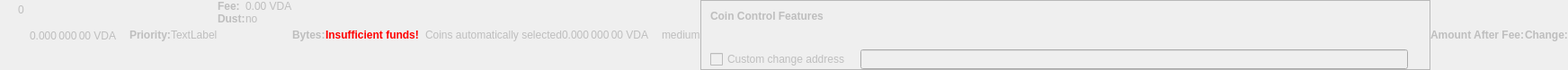
    <widget class="QWidget" name="dummyHideWidget" native="true">
     <property name="enabled">
      <bool>false</bool>
     </property>
     <property name="maximumSize">
      <size>
       <width>100</width>
       <height>22</height>
      </size>
     </property>
     <layout class="QHBoxLayout" name="dummyHideLayout">
      <property name="spacing">
       <number>0</number>
      </property>
      <property name="margin">
       <number>0</number>
      </property>
      <item>
       <layout class="QFormLayout" name="formLayoutCoinControl1">
        <property name="horizontalSpacing">
         <number>10</number>
        </property>
        <property name="verticalSpacing">
         <number>14</number>
        </property>
        <property name="leftMargin">
         <number>10</number>
        </property>
        <property name="topMargin">
         <number>4</number>
        </property>
        <property name="rightMargin">
         <number>6</number>
        </property>
        <item row="0" column="1">
         <widget class="QLabel" name="labelCoinControlBytes">
          <property name="cursor">
           <cursorShape>IBeamCursor</cursorShape>
          </property>
          <property name="contextMenuPolicy">
           <enum>Qt::ActionsContextMenu</enum>
          </property>
          <property name="text">
           <string notr="true">0</string>
          </property>
          <property name="textInteractionFlags">
           <set>Qt::LinksAccessibleByMouse|Qt::TextSelectableByKeyboard|Qt::TextSelectableByMouse</set>
          </property>
         </widget>
        </item>
       </layout>
      </item>
      <item>
       <widget class="QLabel" name="labelCoinControlAfterFee">
        <property name="enabled">
         <bool>false</bool>
        </property>
        <property name="sizePolicy">
         <sizepolicy hsizetype="Fixed" vsizetype="Fixed">
          <horstretch>0</horstretch>
          <verstretch>0</verstretch>
         </sizepolicy>
        </property>
        <property name="minimumSize">
         <size>
          <width>111</width>
          <height>12</height>
         </size>
        </property>
        <property name="maximumSize">
         <size>
          <width>111</width>
          <height>12</height>
         </size>
        </property>
        <property name="cursor">
         <cursorShape>IBeamCursor</cursorShape>
        </property>
        <property name="contextMenuPolicy">
         <enum>Qt::ActionsContextMenu</enum>
        </property>
        <property name="text">
         <string notr="true">0.000 000 00 VDA</string>
        </property>
        <property name="textInteractionFlags">
         <set>Qt::LinksAccessibleByMouse|Qt::TextSelectableByKeyboard|Qt::TextSelectableByMouse</set>
        </property>
       </widget>
      </item>
      <item>
       <widget class="QLabel" name="labelCoinControlPriorityText">
        <property name="enabled">
         <bool>false</bool>
        </property>
        <property name="font">
         <font>
          <weight>75</weight>
          <bold>true</bold>
         </font>
        </property>
        <property name="text">
         <string>Priority:</string>
        </property>
       </widget>
      </item>
      <item>
       <layout class="QHBoxLayout" name="horizontalLayout">
        <item>
         <widget class="QLabel" name="WarningLabel">
          <property name="text">
           <string>TextLabel</string>
          </property>
         </widget>
        </item>
       </layout>
      </item>
      <item>
       <layout class="QFormLayout" name="formLayoutCoinControl3">
        <property name="horizontalSpacing">
         <number>0</number>
        </property>
        <property name="verticalSpacing">
         <number>0</number>
        </property>
        <property name="leftMargin">
         <number>0</number>
        </property>
        <property name="topMargin">
         <number>0</number>
        </property>
        <property name="rightMargin">
         <number>0</number>
        </property>
        <item row="0" column="0">
         <widget class="QLabel" name="labelCoinControlFeeText">
          <property name="enabled">
           <bool>false</bool>
          </property>
          <property name="font">
           <font>
            <weight>75</weight>
            <bold>true</bold>
           </font>
          </property>
          <property name="text">
           <string>Fee:</string>
          </property>
          <property name="margin">
           <number>0</number>
          </property>
         </widget>
        </item>
        <item row="0" column="1">
         <widget class="QLabel" name="labelCoinControlFee">
          <property name="enabled">
           <bool>false</bool>
          </property>
          <property name="cursor">
           <cursorShape>IBeamCursor</cursorShape>
          </property>
          <property name="contextMenuPolicy">
           <enum>Qt::ActionsContextMenu</enum>
          </property>
          <property name="text">
           <string notr="true">0.00 VDA</string>
          </property>
          <property name="textInteractionFlags">
           <set>Qt::LinksAccessibleByMouse|Qt::TextSelectableByKeyboard|Qt::TextSelectableByMouse</set>
          </property>
         </widget>
        </item>
        <item row="1" column="0">
         <widget class="QLabel" name="labelCoinControlLowOutputText">
          <property name="enabled">
           <bool>false</bool>
          </property>
          <property name="font">
           <font>
            <weight>75</weight>
            <bold>true</bold>
           </font>
          </property>
          <property name="text">
           <string>Dust:</string>
          </property>
         </widget>
        </item>
        <item row="1" column="1">
         <widget class="QLabel" name="labelCoinControlLowOutput">
          <property name="enabled">
           <bool>false</bool>
          </property>
          <property name="cursor">
           <cursorShape>IBeamCursor</cursorShape>
          </property>
          <property name="contextMenuPolicy">
           <enum>Qt::ActionsContextMenu</enum>
          </property>
          <property name="text">
           <string>no</string>
          </property>
          <property name="textInteractionFlags">
           <set>Qt::LinksAccessibleByMouse|Qt::TextSelectableByKeyboard|Qt::TextSelectableByMouse</set>
          </property>
         </widget>
        </item>
       </layout>
      </item>
      <item>
       <widget class="QLabel" name="labelCoinControlBytesText">
        <property name="enabled">
         <bool>false</bool>
        </property>
        <property name="font">
         <font>
          <weight>75</weight>
          <bold>true</bold>
         </font>
        </property>
        <property name="text">
         <string>Bytes:</string>
        </property>
       </widget>
      </item>
      <item>
       <layout class="QFormLayout" name="formLayoutCoinControl2">
        <property name="horizontalSpacing">
         <number>0</number>
        </property>
        <property name="verticalSpacing">
         <number>0</number>
        </property>
        <property name="leftMargin">
         <number>0</number>
        </property>
        <property name="topMargin">
         <number>0</number>
        </property>
        <property name="rightMargin">
         <number>0</number>
        </property>
       </layout>
      </item>
      <item>
       <layout class="QHBoxLayout" name="horizontalLayoutCoinControl2">
        <property name="spacing">
         <number>0</number>
        </property>
        <property name="bottomMargin">
         <number>0</number>
        </property>
       </layout>
      </item>
      <item>
       <widget class="QLabel" name="labelCoinControlInsuffFunds">
        <property name="enabled">
         <bool>false</bool>
        </property>
        <property name="minimumSize">
         <size>
          <width>0</width>
          <height>0</height>
         </size>
        </property>
        <property name="font">
         <font>
          <weight>75</weight>
          <bold>true</bold>
         </font>
        </property>
        <property name="styleSheet">
         <string notr="true">color:red;font-weight:bold;</string>
        </property>
        <property name="text">
         <string>Insufficient funds!</string>
        </property>
        <property name="margin">
         <number>5</number>
        </property>
       </widget>
      </item>
      <item>
       <layout class="QFormLayout" name="formLayoutCoinControl4">
        <property name="horizontalSpacing">
         <number>0</number>
        </property>
        <property name="verticalSpacing">
         <number>0</number>
        </property>
        <property name="leftMargin">
         <number>0</number>
        </property>
        <property name="topMargin">
         <number>0</number>
        </property>
        <property name="rightMargin">
         <number>0</number>
        </property>
       </layout>
      </item>
      <item>
       <widget class="QLabel" name="labelCoinControlChangeLabel">
        <property name="enabled">
         <bool>false</bool>
        </property>
        <property name="sizePolicy">
         <sizepolicy hsizetype="Preferred" vsizetype="Expanding">
          <horstretch>0</horstretch>
          <verstretch>0</verstretch>
         </sizepolicy>
        </property>
        <property name="minimumSize">
         <size>
          <width>0</width>
          <height>0</height>
         </size>
        </property>
        <property name="text">
         <string/>
        </property>
        <property name="margin">
         <number>3</number>
        </property>
       </widget>
      </item>
      <item>
       <widget class="QLabel" name="labelCoinControlAutomaticallySelected">
        <property name="enabled">
         <bool>false</bool>
        </property>
        <property name="sizePolicy">
         <sizepolicy hsizetype="Fixed" vsizetype="Fixed">
          <horstretch>0</horstretch>
          <verstretch>0</verstretch>
         </sizepolicy>
        </property>
        <property name="minimumSize">
         <size>
          <width>0</width>
          <height>0</height>
         </size>
        </property>
        <property name="maximumSize">
         <size>
          <width>240</width>
          <height>16777215</height>
         </size>
        </property>
        <property name="text">
         <string>Coins automatically selected</string>
        </property>
        <property name="margin">
         <number>5</number>
        </property>
       </widget>
      </item>
      <item>
       <widget class="QLabel" name="labelCoinControlChange">
        <property name="enabled">
         <bool>false</bool>
        </property>
        <property name="sizePolicy">
         <sizepolicy hsizetype="Fixed" vsizetype="Fixed">
          <horstretch>0</horstretch>
          <verstretch>0</verstretch>
         </sizepolicy>
        </property>
        <property name="minimumSize">
         <size>
          <width>111</width>
          <height>0</height>
         </size>
        </property>
        <property name="maximumSize">
         <size>
          <width>111</width>
          <height>16777215</height>
         </size>
        </property>
        <property name="cursor">
         <cursorShape>IBeamCursor</cursorShape>
        </property>
        <property name="contextMenuPolicy">
         <enum>Qt::ActionsContextMenu</enum>
        </property>
        <property name="text">
         <string notr="true">0.000 000 00 VDA</string>
        </property>
        <property name="textInteractionFlags">
         <set>Qt::LinksAccessibleByMouse|Qt::TextSelectableByKeyboard|Qt::TextSelectableByMouse</set>
        </property>
       </widget>
      </item>
      <item>
       <widget class="QLabel" name="labelCoinControlPriority">
        <property name="enabled">
         <bool>false</bool>
        </property>
        <property name="cursor">
         <cursorShape>IBeamCursor</cursorShape>
        </property>
        <property name="contextMenuPolicy">
         <enum>Qt::ActionsContextMenu</enum>
        </property>
        <property name="text">
         <string>medium</string>
        </property>
        <property name="textInteractionFlags">
         <set>Qt::LinksAccessibleByMouse|Qt::TextSelectableByKeyboard|Qt::TextSelectableByMouse</set>
        </property>
       </widget>
      </item>
      <item>
       <widget class="QFrame" name="frameCoinControl">
        <property name="sizePolicy">
         <sizepolicy hsizetype="Expanding" vsizetype="Expanding">
          <horstretch>0</horstretch>
          <verstretch>0</verstretch>
         </sizepolicy>
        </property>
        <property name="maximumSize">
         <size>
          <width>16777215</width>
          <height>16777215</height>
         </size>
        </property>
        <property name="frameShape">
         <enum>QFrame::StyledPanel</enum>
        </property>
        <property name="frameShadow">
         <enum>QFrame::Sunken</enum>
        </property>
        <layout class="QVBoxLayout" name="verticalLayoutCoinControl2_2">
         <property name="spacing">
          <number>0</number>
         </property>
         <property name="margin">
          <number>0</number>
         </property>
         <item>
          <layout class="QVBoxLayout" name="verticalLayoutCoinControl" stretch="0,0,0,1">
           <property name="spacing">
            <number>0</number>
           </property>
           <property name="leftMargin">
            <number>10</number>
           </property>
           <property name="topMargin">
            <number>10</number>
           </property>
           <item>
            <layout class="QHBoxLayout" name="horizontalLayoutCoinControl1">
             <property name="bottomMargin">
              <number>15</number>
             </property>
             <item>
              <widget class="QLabel" name="labelCoinControlFeatures">
               <property name="enabled">
                <bool>false</bool>
               </property>
               <property name="sizePolicy">
                <sizepolicy hsizetype="Preferred" vsizetype="Maximum">
                 <horstretch>0</horstretch>
                 <verstretch>0</verstretch>
                </sizepolicy>
               </property>
               <property name="font">
                <font>
                 <weight>75</weight>
                 <bold>true</bold>
                </font>
               </property>
               <property name="styleSheet">
                <string notr="true">font-weight:bold;</string>
               </property>
               <property name="text">
                <string>Coin Control Features</string>
               </property>
              </widget>
             </item>
            </layout>
           </item>
           <item>
            <widget class="QWidget" name="widgetCoinControl" native="true">
             <property name="sizePolicy">
              <sizepolicy hsizetype="Preferred" vsizetype="Preferred">
               <horstretch>0</horstretch>
               <verstretch>0</verstretch>
              </sizepolicy>
             </property>
             <property name="minimumSize">
              <size>
               <width>0</width>
               <height>0</height>
              </size>
             </property>
             <property name="styleSheet">
              <string notr="true"/>
             </property>
             <layout class="QHBoxLayout" name="horizontalLayoutCoinControl5_2">
              <property name="margin">
               <number>0</number>
              </property>
              <item>
               <layout class="QHBoxLayout" name="horizontalLayoutCoinControl3">
                <property name="spacing">
                 <number>20</number>
                </property>
                <property name="topMargin">
                 <number>0</number>
                </property>
                <property name="bottomMargin">
                 <number>10</number>
                </property>
               </layout>
              </item>
             </layout>
            </widget>
           </item>
           <item>
            <layout class="QHBoxLayout" name="horizontalLayoutCoinControl4" stretch="0,0,0">
             <property name="spacing">
              <number>12</number>
             </property>
             <property name="sizeConstraint">
              <enum>QLayout::SetDefaultConstraint</enum>
             </property>
             <property name="topMargin">
              <number>5</number>
             </property>
             <property name="rightMargin">
              <number>5</number>
             </property>
             <item>
              <widget class="QCheckBox" name="checkBoxCoinControlChange">
               <property name="enabled">
                <bool>false</bool>
               </property>
               <property name="toolTip">
                <string>If this is activated, but the change address is empty or invalid, change will be sent to a newly generated address.</string>
               </property>
               <property name="text">
                <string>Custom change address</string>
               </property>
              </widget>
             </item>
             <item>
              <widget class="QValidatedLineEdit" name="lineEditCoinControlChange">
               <property name="enabled">
                <bool>false</bool>
               </property>
               <property name="sizePolicy">
                <sizepolicy hsizetype="Expanding" vsizetype="Fixed">
                 <horstretch>0</horstretch>
                 <verstretch>0</verstretch>
                </sizepolicy>
               </property>
              </widget>
             </item>
             <item>
              <widget class="QLabel" name="labelCoinControlChangeLabel_2">
               <property name="sizePolicy">
                <sizepolicy hsizetype="Preferred" vsizetype="Expanding">
                 <horstretch>0</horstretch>
                 <verstretch>0</verstretch>
                </sizepolicy>
               </property>
               <property name="minimumSize">
                <size>
                 <width>0</width>
                 <height>0</height>
                </size>
               </property>
               <property name="text">
                <string/>
               </property>
               <property name="margin">
                <number>3</number>
               </property>
              </widget>
             </item>
            </layout>
           </item>
           <item>
            <spacer name="verticalSpacerCoinControl">
             <property name="orientation">
              <enum>Qt::Vertical</enum>
             </property>
             <property name="sizeHint" stdset="0">
              <size>
               <width>800</width>
               <height>1</height>
              </size>
             </property>
            </spacer>
           </item>
          </layout>
         </item>
        </layout>
       </widget>
      </item>
      <item>
       <widget class="QLabel" name="labelCoinControlAfterFeeText">
        <property name="enabled">
         <bool>false</bool>
        </property>
        <property name="minimumSize">
         <size>
          <width>0</width>
          <height>0</height>
         </size>
        </property>
        <property name="maximumSize">
         <size>
          <width>16777215</width>
          <height>16777215</height>
         </size>
        </property>
        <property name="font">
         <font>
          <weight>75</weight>
          <bold>true</bold>
         </font>
        </property>
        <property name="text">
         <string>Amount After Fee:</string>
        </property>
        <property name="alignment">
         <set>Qt::AlignLeading|Qt::AlignLeft|Qt::AlignVCenter</set>
        </property>
        <property name="margin">
         <number>0</number>
        </property>
       </widget>
      </item>
      <item>
       <widget class="QLabel" name="labelCoinControlChangeText">
        <property name="enabled">
         <bool>false</bool>
        </property>
        <property name="sizePolicy">
         <sizepolicy hsizetype="Preferred" vsizetype="Preferred">
          <horstretch>0</horstretch>
          <verstretch>0</verstretch>
         </sizepolicy>
        </property>
        <property name="minimumSize">
         <size>
          <width>0</width>
          <height>0</height>
         </size>
        </property>
        <property name="maximumSize">
         <size>
          <width>16777215</width>
          <height>16777215</height>
         </size>
        </property>
        <property name="font">
         <font>
          <weight>75</weight>
          <bold>true</bold>
         </font>
        </property>
        <property name="text">
         <string>Change:</string>
        </property>
        <property name="alignment">
         <set>Qt::AlignLeading|Qt::AlignLeft|Qt::AlignVCenter</set>
        </property>
       </widget>
      </item>
     </layout>
    </widget>
